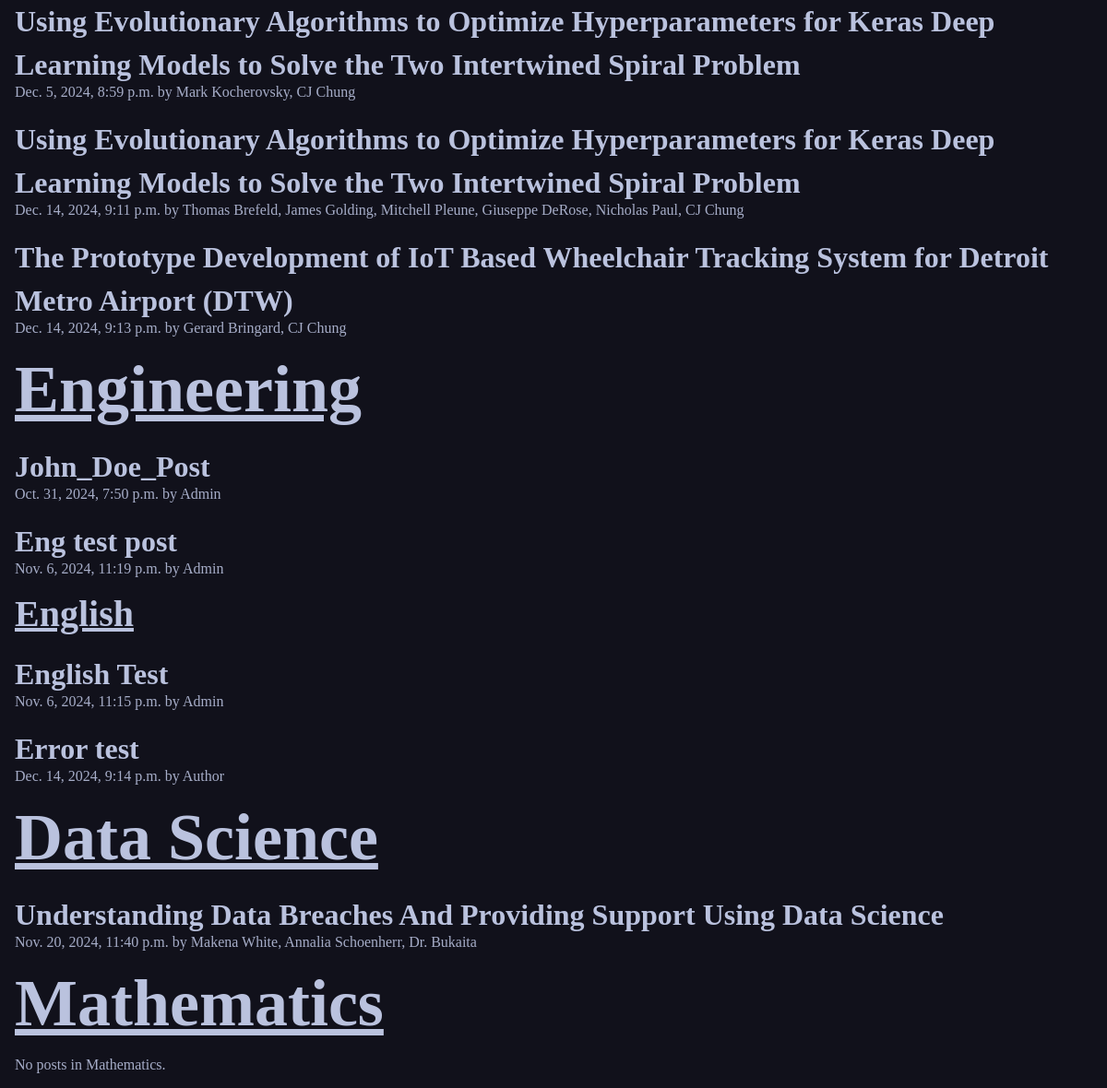
/posts/ (lower part), run on an earlier commit of the app's database.
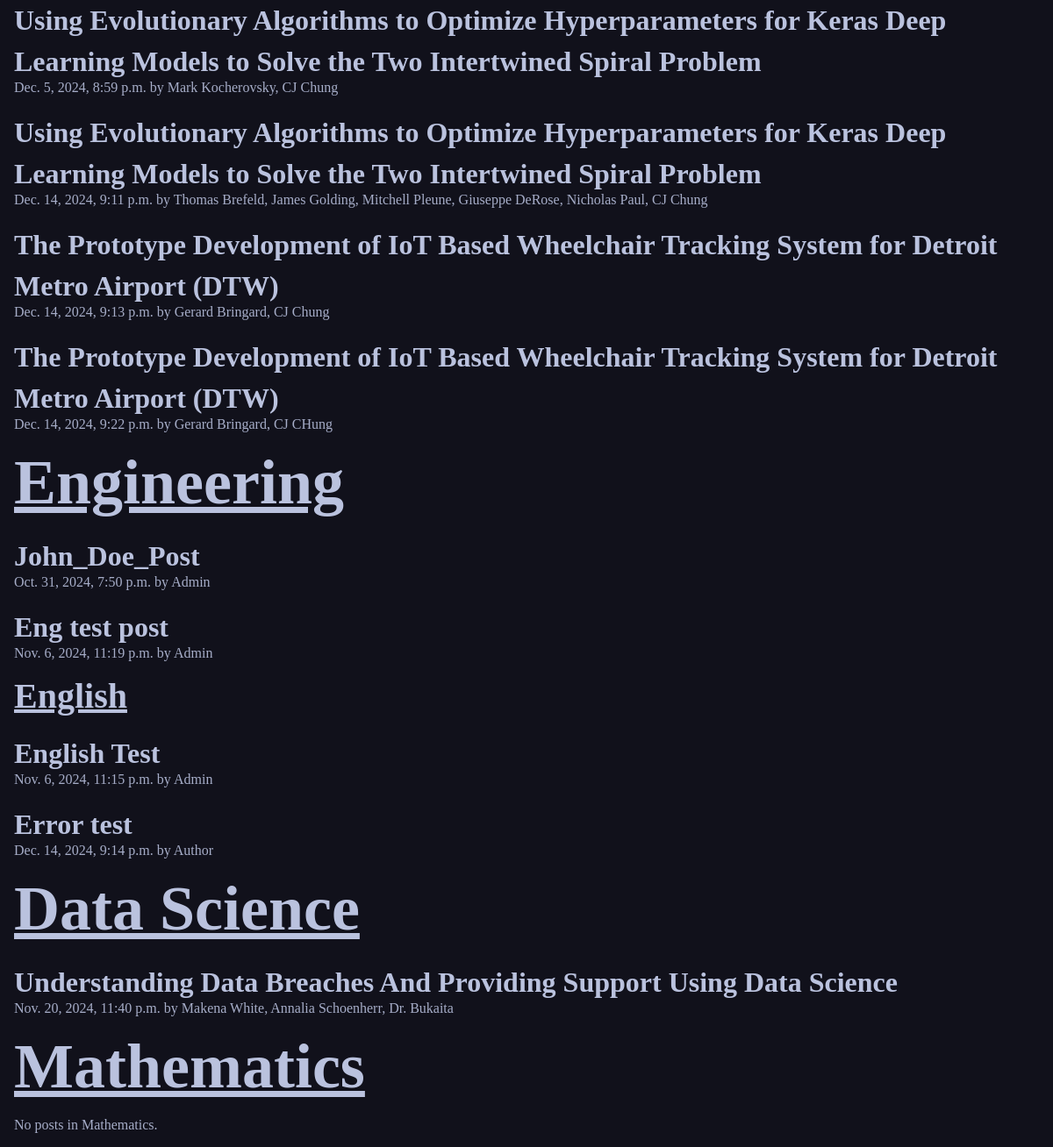
And on a later commit of the database.
### posts/models.py (models this page shows, shortened)
class Post(models.Model):
    title = models.CharField(max_length=255)
    authors = models.CharField(max_length=255, default=" ", help_text="Please use full names separated by commas")
    affiliation = models.CharField(max_length=255, default="LTU")
    keywords = models.CharField(max_length=255, default="Thesis", help_text="Please separate keywords by commas")
    abstract = models.TextField(help_text="Copy and Paste your abstract or introduction into this field")
    slug = AutoSlugField(populate_from='title', unique=True)
    subject = models.CharField(max_length=8, choices=SUBJECT_CHOICES, default='Computer Science')
    date = models.DateTimeField(auto_now_add=True)
    pdf_file = models.FileField()
    license = models.CharField(max_length=8, choices=LICENSE_CHOICES, default='CC BY')
    uploader = models.ForeignKey(User, on_delete=models.CASCADE, default=1)

### posts/views.py (the view)
# urls.py: path('', views.posts_list, name="list"),
def posts_list(request):
    cs_posts = Post.objects.filter(subject="CS")
    eng_posts = Post.objects.filter(subject="Eng")
    engl_posts = Post.objects.filter(subject="Engl")
    ds_posts = Post.objects.filter(subject="DS")
    math_posts = Post.objects.filter(subject="Math")
    return render(request, 'posts/posts_list.html', {
        'cs_posts': cs_posts,
        'eng_posts': eng_posts,
        'engl_posts': engl_posts,
        'ds_posts': ds_posts,
        'math_posts': math_posts
    })

### posts/templates/posts/posts_list.html (shortened to what this page needs)
{% extends 'layout.html' %}
{% block content %}
<section>
    {% for post in cs_posts %}
        <article class="post">
            <h2>
                <a class="post_title" href="{% url 'posts:page' slug=post.slug %}" style="color: #bac2de; font-size: 2rem;">
                    {{ post.title }}
                </a>
            </h2>
            <p>{{ post.date }} by {{ post.authors }}</p>
        </article>
    {% empty %}
        <p>No posts in Computer Science.</p>
    {% endfor %}
    <h1 class="post_label" style="color: #bac2de; font-size: 4.5rem; text-decoration: underline;">Engineering</h1>
    {% for post in eng_posts %}
        <article class="post">
            <h2>
                <a class="post_title" href="{% url 'posts:page' slug=post.slug %}" style="color: #bac2de; font-size: 2rem;">
                    {{ post.title }}
                </a>
            </h2>
            <p>{{ post.date }} by {{ post.authors }}</p>
        </article>
    {% empty %}
        <p>No posts in Engineering.</p>
    {% endfor %}
    <h1 class="post_label">English</h1>
    {% for post in engl_posts %}
        <article class="post">
            <h2>
                <a class="post_title" href="{% url 'posts:page' slug=post.slug %}" style="color: #bac2de; font-size: 2rem;">
                    {{ post.title }}
                </a>
            </h2>
            <p>{{ post.date }} by {{ post.authors }}</p>
        </article>
    {% empty %}
        <p>No posts in English.</p>
    {% endfor %}
    <h1 class="post_label" style="color: #bac2de; font-size: 4.5rem; text-decoration: underline;">Data Science</h1>
    {% for post in ds_posts %}
        <article class="post">
            <h2>
                <a class="post_title" href="{% url 'posts:page' slug=post.slug %}" style="color: #bac2de; font-size: 2rem;">
                    {{ post.title }}
                </a>
            </h2>
            <p>{{ post.date }} by {{ post.authors }}</p>
        </article>
    {% empty %}
        <p>No posts in Data Science.</p>
    {% endfor %}
    <h1 class="post_label" style="color: #bac2de; font-size: 4.5rem; text-decoration: underline;">Mathematics</h1>
    {% for post in math_posts %}
        <article class="post">
            <h2>
                <a class="post_title" href="{% url 'posts:page' slug=post.slug %}" style="color: #bac2de; font-size: 2rem;">
                    {{ post.title }}
                </a>
            </h2>
            <p>{{ post.date }} by {{ post.authors }}</p>
            <p>{{ post.body }}</p>
        </article>
    {% empty %}
        <p>No posts in Mathematics.</p>
    {% endfor %}
</section>
{% endblock %}

What changed in the data, as far as the page shows it:
added Post: title "The Prototype Development of IoT Based Wheelchair Tracking System for Detroit Metro Airport (DTW)", date "Dec. 14, 2024, 9:22 p.m.", authors "Gerard Bringard, CJ CHung"
